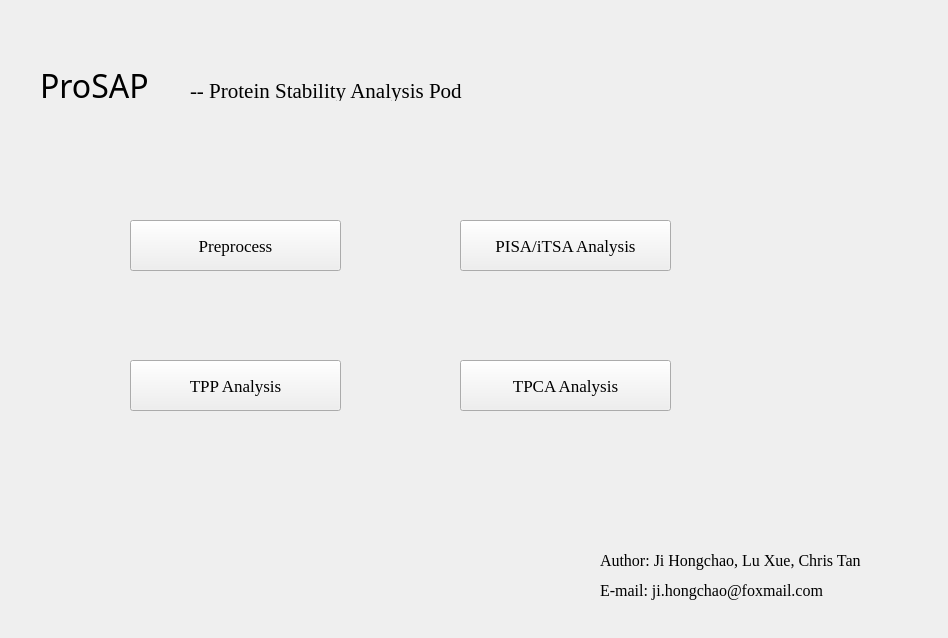
<?xml version="1.0" encoding="UTF-8"?>
<ui version="4.0">
 <class>Form</class>
 <widget class="QWidget" name="Form">
  <property name="geometry">
   <rect>
    <x>0</x>
    <y>0</y>
    <width>948</width>
    <height>638</height>
   </rect>
  </property>
  <property name="windowTitle">
   <string>Form</string>
  </property>
  <widget class="QLabel" name="label">
   <property name="geometry">
    <rect>
     <x>40</x>
     <y>50</y>
     <width>231</width>
     <height>71</height>
    </rect>
   </property>
   <property name="font">
    <font>
     <family>Arial Black</family>
     <pointsize>24</pointsize>
    </font>
   </property>
   <property name="text">
    <string>ProSAP</string>
   </property>
  </widget>
  <widget class="QPushButton" name="pushButtonPreprocess">
   <property name="geometry">
    <rect>
     <x>130</x>
     <y>220</y>
     <width>211</width>
     <height>51</height>
    </rect>
   </property>
   <property name="font">
    <font>
     <family>Times New Roman</family>
     <pointsize>13</pointsize>
    </font>
   </property>
   <property name="text">
    <string>Preprocess</string>
   </property>
  </widget>
  <widget class="QPushButton" name="pushButtonTPP">
   <property name="geometry">
    <rect>
     <x>130</x>
     <y>360</y>
     <width>211</width>
     <height>51</height>
    </rect>
   </property>
   <property name="font">
    <font>
     <family>Times New Roman</family>
     <pointsize>13</pointsize>
    </font>
   </property>
   <property name="text">
    <string>TPP Analysis</string>
   </property>
  </widget>
  <widget class="QPushButton" name="pushButtonITSA">
   <property name="geometry">
    <rect>
     <x>460</x>
     <y>220</y>
     <width>211</width>
     <height>51</height>
    </rect>
   </property>
   <property name="font">
    <font>
     <family>Times New Roman</family>
     <pointsize>13</pointsize>
    </font>
   </property>
   <property name="text">
    <string>PISA/iTSA Analysis</string>
   </property>
  </widget>
  <widget class="QPushButton" name="pushButtonTPCA">
   <property name="geometry">
    <rect>
     <x>460</x>
     <y>360</y>
     <width>211</width>
     <height>51</height>
    </rect>
   </property>
   <property name="font">
    <font>
     <family>Times New Roman</family>
     <pointsize>13</pointsize>
    </font>
   </property>
   <property name="text">
    <string>TPCA Analysis</string>
   </property>
  </widget>
  <widget class="QLabel" name="label_2">
   <property name="geometry">
    <rect>
     <x>600</x>
     <y>540</y>
     <width>331</width>
     <height>41</height>
    </rect>
   </property>
   <property name="font">
    <font>
     <family>Times New Roman</family>
     <pointsize>12</pointsize>
    </font>
   </property>
   <property name="text">
    <string>Author: Ji Hongchao, Lu Xue, Chris Tan</string>
   </property>
  </widget>
  <widget class="QLabel" name="label_3">
   <property name="geometry">
    <rect>
     <x>600</x>
     <y>570</y>
     <width>331</width>
     <height>41</height>
    </rect>
   </property>
   <property name="font">
    <font>
     <family>Times New Roman</family>
     <pointsize>12</pointsize>
    </font>
   </property>
   <property name="text">
    <string>E-mail: ji.hongchao@foxmail.com</string>
   </property>
  </widget>
  <widget class="QLabel" name="label_4">
   <property name="geometry">
    <rect>
     <x>190</x>
     <y>80</y>
     <width>341</width>
     <height>21</height>
    </rect>
   </property>
   <property name="font">
    <font>
     <family>Times New Roman</family>
     <pointsize>16</pointsize>
    </font>
   </property>
   <property name="text">
    <string>-- Protein Stability Analysis Pod</string>
   </property>
  </widget>
 </widget>
 <resources/>
 <connections/>
</ui>
